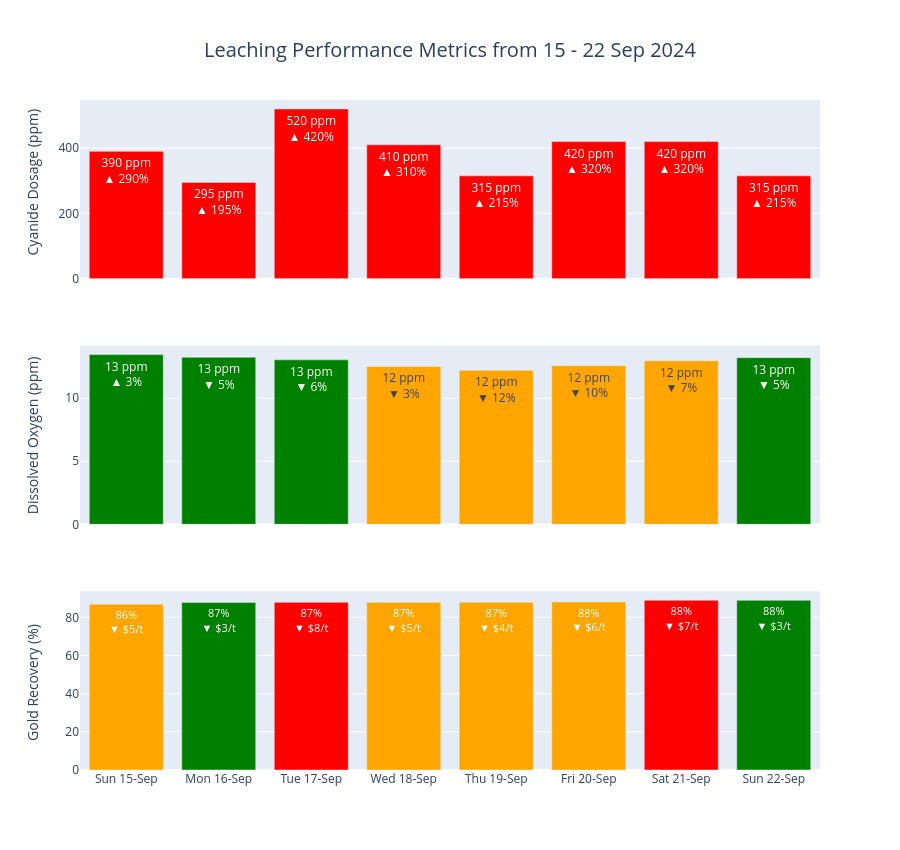

Notebook source saved alongside this figure:
### Code cell
# --- Define window ---
start_date = pd.to_datetime("2024-09-15")
window_days = 7
end_date = start_date + timedelta(days=window_days)

# --- Filter ---
df_window = df[(df["Date"] >= start_date) & (df["Date"] <= end_date)].copy()

# Convert to strings for display on x-axis
days = df_window["Date"].dt.strftime("%a %d-%b")

# Pull actual values
cn_actual = df_window["CN_Concentration"].tolist()
do_actual = df_window["Dissolved_Oxygen"].tolist()
recovery_actual = df_window["Actual_Recovery"].tolist()

# Pull optimised values (these must exist in your DataFrame)
cn_optimised = df_window["Optimal_CN"].tolist()
do_optimised = df_window["Optimal_DO"].tolist()
recovery_optimised = df_window["Optimal_Recovery"].tolist()

# Extract CN-specific values
cn_rec_high = df_window["CN_Recommended_High"].tolist()
cn_rec_low = df_window["CN_Recommended_Low"].tolist()
solution_mass = df_window["Solution_Mass_Kg"].tolist()

# Extract DO-specific values
do_rec_high = df_window["DO_Recommended_High"].tolist()
do_rec_low = df_window["DO_Recommended_Low"].tolist()

# Hover text function
def generate_dosage_hover_text_dynamic(actuals, optimised, rec_highs, rec_lows,
									   solution_masses=None, price_per_kg=None,
									   metric="CN"):
	texts = []
	for act, opt, rec_hi, rec_lo, sol_mass in zip(actuals, optimised, rec_highs, rec_lows, solution_masses):
		unit = "ppm"
		flag_line = ""

		if act > rec_hi:
			flag_line = "<b style='color:red;'>▲ Over Recommended High</b><br>"
		elif act < rec_lo:
			flag_line = "<b style='color:red;'>▼ Below Recommended Low</b><br>"

		cost_lines = ""
		if price_per_kg and sol_mass:
			actual_cost = (act / 1_000_000) * sol_mass * price_per_kg
			optimal_cost = (opt / 1_000_000) * sol_mass * price_per_kg
			delta_cost = actual_cost - optimal_cost
			cost_impact = (
				f"<span style='color:red;'>Excess Cost: ${int(delta_cost):,}/t</span>"
				if delta_cost > 0 else
				f"<span style='color:green;'>Saving: ${int(abs(delta_cost)):,}/t</span>"
				if delta_cost < 0 else
				"No Cost Difference"
			)
			cost_lines = (
				f"------<br>"
				f"Actual Cost: ${int(actual_cost):,}/t<br>"
				f"Optimal Cost: ${int(optimal_cost):,}/t<br>"
				f"{cost_impact}"
			)

		texts.append(
			f"{flag_line}"
			f"Actual: {int(act)} {unit}<br>"
			f"------<br>"
			f"Recommended High: {int(rec_hi)} {unit}<br>"
			f"Optimal: {int(opt)} {unit}<br>"
			f"Recommended Low: {int(rec_lo)} {unit}<br>"
			f"{cost_lines}"
		)
	return texts

def generate_recovery_hover_text(actuals, optimised, actual_nv, optimal_nv):
	texts = []
	for act, opt, nv, opt_nv in zip(actuals, optimised, actual_nv, optimal_nv):
		delta = opt_nv - nv
		arrow = "▼" if delta > 0 else "▲"
		impact_line = (
			f"<span style='color:red;'>{arrow} Value Loss: ${abs(int(delta)):,}/t</span>"
			if delta > 0 else
			f"<span style='color:green;'>{arrow} Value Gain: ${abs(int(delta)):,}/t</span>"
		)
		texts.append(
			f"Actual: {int(act)}%<br>"
			f"Optimal: {int(opt)}%<br>"
			f"------<br>"
			f"Net Value: ${int(nv):,}/t<br>"
			f"Optimal Value: ${int(opt_nv):,}/t<br>"
			f"{impact_line}"
		)
	return texts



# Colour logic
def arrow_delta_pct_text(actuals, optimised, unit="ppm"):
	texts = []
	for act, opt in zip(actuals, optimised):
		if opt == 0:
			texts.append(f"{int(act)} {unit}<br>–")  # Avoid divide by zero
			continue
		delta_pct = (act - opt) / opt
		arrow = "▲" if delta_pct > 0 else "▼"
		delta_str = f"{arrow} {abs(int(delta_pct * 100))}%"
		texts.append(f"{int(act)} {unit}<br>{delta_str}")
	return texts

def colour_by_pct_deviation(actuals, optimised, metric='CN', tol1=cn_green, tol2=cn_orange):
	colours = []
	if metric == "DO":
		tol1, tol2 = do_green, do_orange
	for act, opt in zip(actuals, optimised):
		if opt == 0:
			colours.append("red")
			continue
		deviation = abs((act - opt) / opt)
		if deviation <= tol1:
			colours.append("green")
		elif deviation <= tol2:
			colours.append("orange")
		else:
			colours.append("red")
	return colours

def colour_by_value_impact(value_deltas, green_threshold=recovery_green,
						   orange_threshold=recovery_orange):
	colours = []
	for delta in value_deltas:
		if delta <= green_threshold:
			colours.append("green")
		elif delta <= orange_threshold:
			colours.append("orange")
		else:
			colours.append("red")
	return colours

def colour_by_recommended_band(actuals, rec_lows, rec_highs, buffer_pct=0.10):
	colours = []
	for act, low, high in zip(actuals, rec_lows, rec_highs):
		# Define buffered range for orange
		buffer_low = low * (1 - buffer_pct)
		buffer_high = high * (1 + buffer_pct)

		if low <= act <= high:
			colours.append("green")
		elif buffer_low <= act <= buffer_high:
			colours.append("orange")
		else:
			colours.append("red")
	return colours


# Create subplot grid
fig = make_subplots(rows=3, cols=1, shared_xaxes=True, vertical_spacing=0.1)

# CN Dosage
fig.add_trace(go.Bar(
	x=days,
	y=cn_actual,
	marker_color=colour_by_recommended_band(
		cn_actual,
		df_window["CN_Recommended_Low"].tolist(),
		df_window["CN_Recommended_High"].tolist()
	),
	text=arrow_delta_pct_text(cn_actual, cn_optimised, unit="ppm"),
	hovertext=generate_dosage_hover_text_dynamic(
		cn_actual, cn_optimised,
		df_window["CN_Recommended_High"].tolist(),
		df_window["CN_Recommended_Low"].tolist(),
		df_window["Solution_Mass_Kg"].tolist(),
		price_per_kg=NACN_PRICE_USD_PER_KG,
		metric="CN"
	),
	hoverinfo='text',
		hoverlabel=dict(
		bgcolor="white",  # or "lightgray" / "#F9F9F9"
		font_size=12,
		font_color="black"
	),
	name="CN Dosage",
	textangle=0,
	textposition='inside',
	insidetextanchor='end'
), row=1, col=1)

# DO
fig.add_trace(go.Bar(
	x=days,
	y=do_actual,
	marker_color=colour_by_recommended_band(
		do_actual,
		df_window["DO_Recommended_Low"].tolist(),
		df_window["DO_Recommended_High"].tolist()
	),
	text=arrow_delta_pct_text(do_actual, do_optimised, unit="ppm"),
	hovertext=generate_dosage_hover_text_dynamic(
		do_actual, do_optimised,
		df_window["DO_Recommended_High"].tolist(),
		df_window["DO_Recommended_Low"].tolist(),
		solution_masses=df_window["Solution_Mass_Kg"].tolist(),
		price_per_kg=DO_PRICE_USD_PER_KG,
		metric="DO"
	),
	hoverinfo='text',
	hoverlabel=dict(bgcolor="white", font_size=12, font_color="black"),
	name="DO Level",
	textangle=0,
	textposition='inside',
	insidetextanchor='end'
), row=2, col=1)

# Recovery
recovery_value_loss = (
	df_window["Optimal_Net_Value_USD_t"] - (df_window["Actual_Net_Value_USD"] /
										 df_window["Tonnes_Processed"])
	).tolist()

actual_nv = (df_window["Actual_Net_Value_USD"] / df_window["Tonnes_Processed"]).tolist()
optimal_nv = df_window["Optimal_Net_Value_USD_t"].tolist()

fig.add_trace(go.Bar(
	x=days,
	y=recovery_actual,
	marker_color=colour_by_value_impact(recovery_value_loss),
	text=[f"{int(val)}%<br>{'▼' if delta > 0 else '▲'} ${int(abs(delta)):,}/t" for val, delta in zip(recovery_actual, recovery_value_loss)],
	hovertext=generate_recovery_hover_text(
		recovery_actual, recovery_optimised,
		actual_nv, optimal_nv
	),
	hoverinfo='text',
	hoverlabel=dict(bgcolor="white", font_size=12, font_color="black"),
	name="Recovery",
	textfont=dict(size=11, color='white'),
	textangle=0,
	textposition='inside',
	insidetextanchor='end'
), row=3, col=1)


fig.add_annotation(text="Cyanide Dosage (ppm)",
				   xref="paper", yref="paper",
				   x=-0.08, y=0.99,
				   showarrow=False,
				   textangle=-90,
				   font=dict(size=14))

fig.add_annotation(text="Dissolved Oxygen (ppm)",
				   xref="paper", yref="paper",
				   x=-0.08, y=0.50,
				   showarrow=False,
				   textangle=-90,
				   font=dict(size=14))

fig.add_annotation(text="Gold Recovery (%)",
				   xref="paper", yref="paper",
				   x=-0.08, y=0.04,
				   showarrow=False,
				   textangle=-90,
				   font=dict(size=14))

# Layout
fig.update_layout(
	height=850,
	title=dict(
		text=f"Leaching Performance Metrics from {start_date.strftime('%d')} - "
			   f"{end_date.strftime('%d %b %Y')}",
		font=dict(size=20), x=0.5, y=0.95, xanchor='center', yanchor='top'
	),
	showlegend=False
)

# Save as an interactive HTML file
fig.write_html("leaching_performance_metrics.html")

fig.show()
	
# Print Optimal_Net_Value_USD, Optimised Recovery, Grade Tonnes Processed, CN and DO
for day, act_value, opt_value, act_rec, opt_rec, cn, do, tonnes in zip(
	days, df_window["Actual_Net_Value_USD"], df_window["Optimal_Net_Value_USD_t"],
	df_window["Actual_Recovery"], df_window["Optimal_Recovery"], df_window["Optimal_CN"],
	df_window["Optimal_DO"], df_window["Tonnes_Processed"]
):
	print(f"{day}: Act. NV = ${int(act_value / tonnes)}/t "
		  f"Opt. NV = ${int(opt_value)}/t, "
		  f"Act Rec. = {act_rec:.1f} "
		  f"Opt Rec. = {opt_rec:.1f} "
		  f"CN = {cn:.1f} ppm, DO = {do:.1f} ppm")

### Figure 1 — Plotly figure (JSON) as saved in the notebook; plotly's stock layout.template omitted (floating-point values rounded to 4 significant figures)
{"data": [{"hoverinfo": "text", "hoverlabel": {"bgcolor": "white", "font": {"color": "black", "size": 12}}, "hovertext": ["<b style='color:red;'>▲ Over Recommended High</b><br>Actual: 390 ppm<br>------<br>Recommended High: 235 ppm<br>Optimal: 100 ppm<br>Recommended Low: 100 ppm<br>------<br>Actual Cost: $17,721/t<br>Optimal Cost: $4,544/t<br><span style='color:red;'>Excess Cost: $13,177/t</span>", "<b style='color:red;'>▲ Over Recommended High</b><br>Actual: 295 ppm<br>------<br>Recommended High: 245 ppm<br>Optimal: 100 ppm<br>Recommended Low: 100 ppm<br>------<br>Actual Cost: $13,031/t<br>Optimal Cost: $4,417/t<br><span style='color:red;'>Excess Cost: $8,613/t</span>", "<b style='color:red;'>▲ Over Recommended High</b><br>Actual: 520 ppm<br>------<br>Recommended High: 270 ppm<br>Optimal: 100 ppm<br>Recommended Low: 100 ppm<br>------<br>Actual Cost: $23,211/t<br>Optimal Cost: $4,463/t<br><span style='color:red;'>Excess Cost: $18,747/t</span>", "<b style='color:red;'>▲ Over Recommended High</b><br>Actual: 410 ppm<br>------<br>Recommended High: 240 ppm<br>Optimal: 100 ppm<br>Recommended Low: 100 ppm<br>------<br>Actual Cost: $18,469/t<br>Optimal Cost: $4,504/t<br><span style='color:red;'>Excess Cost: $13,964/t</span>", "<b style='color:red;'>▲ Over Recommended High</b><br>Actual: 315 ppm<br>------<br>Recommended High: 270 ppm<br>Optimal: 100 ppm<br>Recommended Low: 100 ppm<br>------<br>Actual Cost: $13,217/t<br>Optimal Cost: $4,196/t<br><span style='color:red;'>Excess Cost: $9,021/t</span>", "<b style='color:red;'>▲ Over Recommended High</b><br>Actual: 420 ppm<br>------<br>Recommended High: 270 ppm<br>Optimal: 100 ppm<br>Recommended Low: 100 ppm<br>------<br>Actual Cost: $18,599/t<br>Optimal Cost: $4,428/t<br><span style='color:red;'>Excess Cost: $14,170/t</span>", "<b style='color:red;'>▲ Over Recommended High</b><br>Actual: 420 ppm<br>------<br>Recommended High: 270 ppm<br>Optimal: 100 ppm<br>Recommended Low: 100 ppm<br>------<br>Actual Cost: $18,210/t<br>Optimal Cost: $4,335/t<br><span style='color:red;'>Excess Cost: $13,874/t</span>", "<b style='color:red;'>▲ Over Recommended High</b><br>Actual: 315 ppm<br>------<br>Recommended High: 270 ppm<br>Optimal: 100 ppm<br>Recommended Low: 100 ppm<br>------<br>Actual Cost: $13,793/t<br>Optimal Cost: $4,378/t<br><span style='color:red;'>Excess Cost: $9,414/t</span>"], "insidetextanchor": "end", "marker": {"color": ["red", "red", "red", "red", "red", "red", "red", "red"]}, "name": "CN Dosage", "text": ["390 ppm<br>▲ 290%", "295 ppm<br>▲ 195%", "520 ppm<br>▲ 420%", "410 ppm<br>▲ 310%", "315 ppm<br>▲ 215%", "420 ppm<br>▲ 320%", "420 ppm<br>▲ 320%", "315 ppm<br>▲ 215%"], "textangle": 0, "textposition": "inside", "type": "bar", "x": ["Sun 15-Sep", "Mon 16-Sep", "Tue 17-Sep", "Wed 18-Sep", "Thu 19-Sep", "Fri 20-Sep", "Sat 21-Sep", "Sun 22-Sep"], "xaxis": "x", "y": [390, 295, 520, 410, 315, 420, 420, 315], "yaxis": "y"}, {"hoverinfo": "text", "hoverlabel": {"bgcolor": "white", "font": {"color": "black", "size": 12}}, "hovertext": ["Actual: 13 ppm<br>------<br>Recommended High: 17 ppm<br>Optimal: 13 ppm<br>Recommended Low: 13 ppm<br>------<br>Actual Cost: $1/t<br>Optimal Cost: $1/t<br><span style='color:red;'>Excess Cost: $0/t</span>", "Actual: 13 ppm<br>------<br>Recommended High: 17 ppm<br>Optimal: 14 ppm<br>Recommended Low: 13 ppm<br>------<br>Actual Cost: $1/t<br>Optimal Cost: $1/t<br><span style='color:green;'>Saving: $0/t</span>", "Actual: 13 ppm<br>------<br>Recommended High: 17 ppm<br>Optimal: 14 ppm<br>Recommended Low: 13 ppm<br>------<br>Actual Cost: $1/t<br>Optimal Cost: $1/t<br><span style='color:green;'>Saving: $0/t</span>", "<b style='color:red;'>▼ Below Recommended Low</b><br>Actual: 12 ppm<br>------<br>Recommended High: 16 ppm<br>Optimal: 13 ppm<br>Recommended Low: 13 ppm<br>------<br>Actual Cost: $0/t<br>Optimal Cost: $1/t<br><span style='color:green;'>Saving: $0/t</span>", "<b style='color:red;'>▼ Below Recommended Low</b><br>Actual: 12 ppm<br>------<br>Recommended High: 17 ppm<br>Optimal: 14 ppm<br>Recommended Low: 13 ppm<br>------<br>Actual Cost: $0/t<br>Optimal Cost: $1/t<br><span style='color:green;'>Saving: $0/t</span>", "<b style='color:red;'>▼ Below Recommended Low</b><br>Actual: 12 ppm<br>------<br>Recommended High: 17 ppm<br>Optimal: 14 ppm<br>Recommended Low: 13 ppm<br>------<br>Actual Cost: $0/t<br>Optimal Cost: $1/t<br><span style='color:green;'>Saving: $0/t</span>", "<b style='color:red;'>▼ Below Recommended Low</b><br>Actual: 12 ppm<br>------<br>Recommended High: 17 ppm<br>Optimal: 14 ppm<br>Recommended Low: 13 ppm<br>------<br>Actual Cost: $0/t<br>Optimal Cost: $1/t<br><span style='color:green;'>Saving: $0/t</span>", "Actual: 13 ppm<br>------<br>Recommended High: 17 ppm<br>Optimal: 14 ppm<br>Recommended Low: 13 ppm<br>------<br>Actual Cost: $1/t<br>Optimal Cost: $1/t<br><span style='color:green;'>Saving: $0/t</span>"], "insidetextanchor": "end", "marker": {"color": ["green", "green", "green", "orange", "orange", "orange", "orange", "green"]}, "name": "DO Level", "text": ["13 ppm<br>▲ 3%", "13 ppm<br>▼ 5%", "13 ppm<br>▼ 6%", "12 ppm<br>▼ 3%", "12 ppm<br>▼ 12%", "12 ppm<br>▼ 10%", "12 ppm<br>▼ 7%", "13 ppm<br>▼ 5%"], "textangle": 0, "textposition": "inside", "type": "bar", "x": ["Sun 15-Sep", "Mon 16-Sep", "Tue 17-Sep", "Wed 18-Sep", "Thu 19-Sep", "Fri 20-Sep", "Sat 21-Sep", "Sun 22-Sep"], "xaxis": "x2", "y": [13.46, 13.25, 13.04, 12.52, 12.22, 12.58, 12.97, 13.22], "yaxis": "y2"}, {"hoverinfo": "text", "hoverlabel": {"bgcolor": "white", "font": {"color": "black", "size": 12}}, "hovertext": ["Actual: 86%<br>Optimal: 87%<br>------<br>Net Value: $109/t<br>Optimal Value: $114/t<br><span style='color:red;'>▼ Value Loss: $5/t</span>", "Actual: 87%<br>Optimal: 87%<br>------<br>Net Value: $118/t<br>Optimal Value: $122/t<br><span style='color:red;'>▼ Value Loss: $3/t</span>", "Actual: 87%<br>Optimal: 88%<br>------<br>Net Value: $130/t<br>Optimal Value: $139/t<br><span style='color:red;'>▼ Value Loss: $8/t</span>", "Actual: 87%<br>Optimal: 87%<br>------<br>Net Value: $111/t<br>Optimal Value: $117/t<br><span style='color:red;'>▼ Value Loss: $5/t</span>", "Actual: 87%<br>Optimal: 88%<br>------<br>Net Value: $139/t<br>Optimal Value: $144/t<br><span style='color:red;'>▼ Value Loss: $4/t</span>", "Actual: 88%<br>Optimal: 88%<br>------<br>Net Value: $148/t<br>Optimal Value: $155/t<br><span style='color:red;'>▼ Value Loss: $6/t</span>", "Actual: 88%<br>Optimal: 89%<br>------<br>Net Value: $191/t<br>Optimal Value: $198/t<br><span style='color:red;'>▼ Value Loss: $7/t</span>", "Actual: 88%<br>Optimal: 88%<br>------<br>Net Value: $157/t<br>Optimal Value: $161/t<br><span style='color:red;'>▼ Value Loss: $3/t</span>"], "insidetextanchor": "end", "marker": {"color": ["orange", "green", "red", "orange", "orange", "orange", "red", "green"]}, "name": "Recovery", "text": ["86%<br>▼ $5/t", "87%<br>▼ $3/t", "87%<br>▼ $8/t", "87%<br>▼ $5/t", "87%<br>▼ $4/t", "88%<br>▼ $6/t", "88%<br>▼ $7/t", "88%<br>▼ $3/t"], "textangle": 0, "textfont": {"color": "white", "size": 11}, "textposition": "inside", "type": "bar", "x": ["Sun 15-Sep", "Mon 16-Sep", "Tue 17-Sep", "Wed 18-Sep", "Thu 19-Sep", "Fri 20-Sep", "Sat 21-Sep", "Sun 22-Sep"], "xaxis": "x3", "y": [86.91, 87.83, 87.88, 87.85, 87.93, 88.09, 88.95, 88.89], "yaxis": "y3"}], "layout": {"annotations": [{"font": {"size": 14}, "showarrow": false, "text": "Cyanide Dosage (ppm)", "textangle": -90, "x": -0.08, "xref": "paper", "y": 0.99, "yref": "paper"}, {"font": {"size": 14}, "showarrow": false, "text": "Dissolved Oxygen (ppm)", "textangle": -90, "x": -0.08, "xref": "paper", "y": 0.5, "yref": "paper"}, {"font": {"size": 14}, "showarrow": false, "text": "Gold Recovery (%)", "textangle": -90, "x": -0.08, "xref": "paper", "y": 0.04, "yref": "paper"}], "height": 850, "showlegend": false, "title": {"font": {"size": 20}, "text": "Leaching Performance Metrics from 15 - 22 Sep 2024", "x": 0.5, "xanchor": "center", "y": 0.95, "yanchor": "top"}, "xaxis": {"anchor": "y", "domain": [0, 1], "matches": "x3", "showticklabels": false}, "xaxis2": {"anchor": "y2", "domain": [0, 1], "matches": "x3", "showticklabels": false}, "xaxis3": {"anchor": "y3", "domain": [0, 1]}, "yaxis": {"anchor": "x", "domain": [0.7333, 1]}, "yaxis2": {"anchor": "x2", "domain": [0.3667, 0.6333]}, "yaxis3": {"anchor": "x3", "domain": [0, 0.2667]}}}
